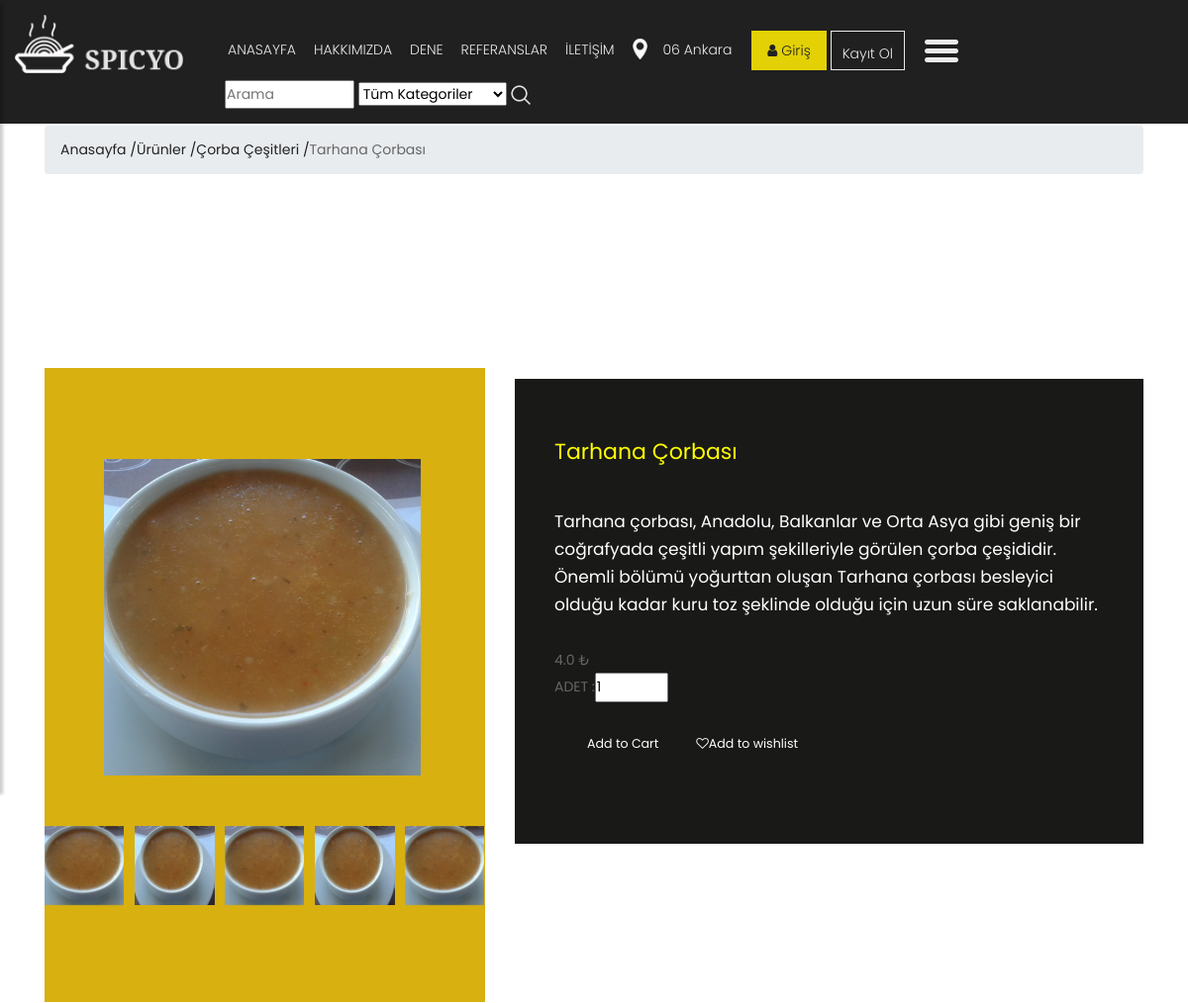
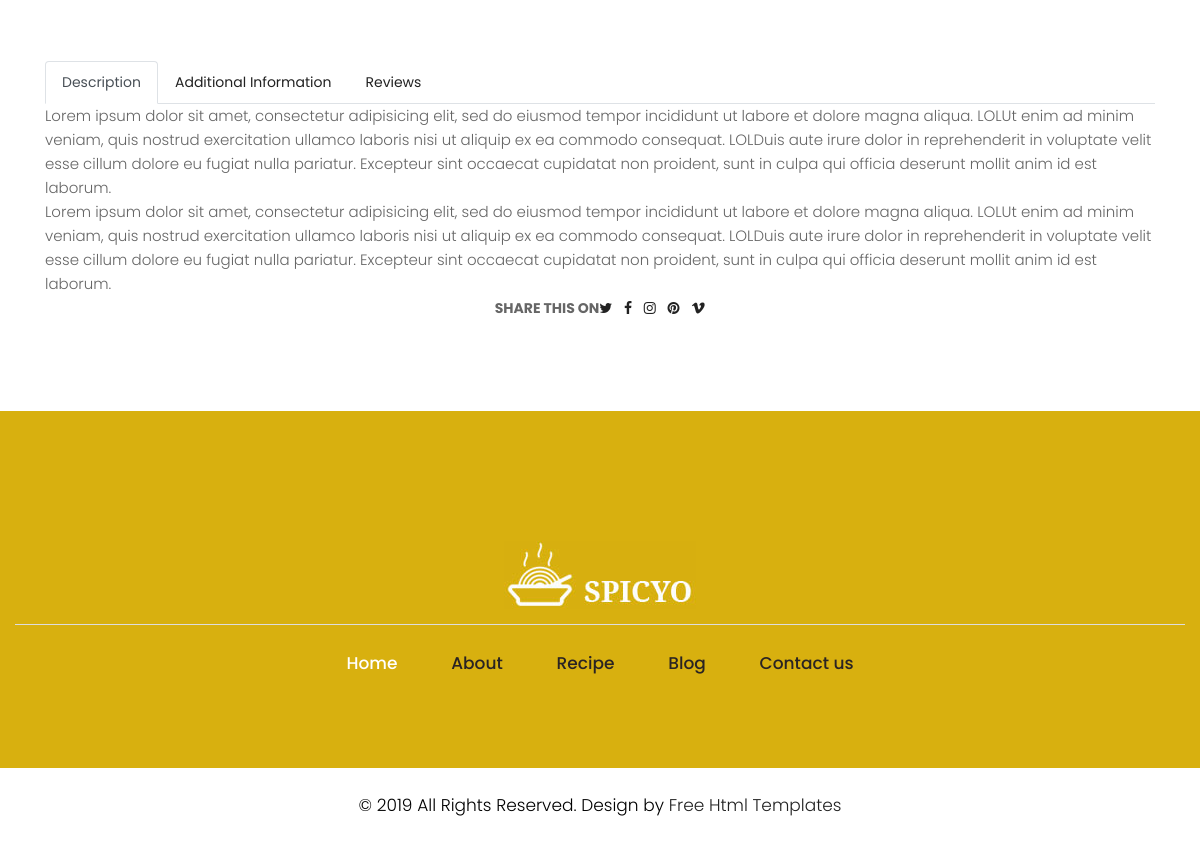
The app's page /product/10/tarhana-corbasi/ with its own data (2 pictures, top to bottom).
### product/models.py (models this page shows, shortened)
class Product(models.Model):
    STATUS = (
        ('True', 'Evet'),
        ('False', 'Hayır'),
    )
    catagory = models.ForeignKey(Catagory, on_delete=models.CASCADE)
    title = models.CharField(max_length=150)
    keywords = models.CharField(blank=True,max_length=255)
    description = models.CharField(blank=True,max_length=255)
    price = models.FloatField()
    amount = models.IntegerField()
    detail = RichTextUploadingField()
    slug = models.SlugField(null=False, unique=True)
    image = models.ImageField(blank=True, upload_to='images/')
    status = models.CharField(max_length=10, choices=STATUS)
    create_at = models.DateTimeField(auto_now_add=True)
    update_at = models.DateTimeField(auto_now_add=True)
    def image_tag(self):
        return mark_safe('<img src="{}" height="50"/>'.format(self.image.url))
    image_tag.short_description = 'Image'

class Catagory(MPTTModel):
    STATUS = (
        ('True', 'Evet'),
        ('False', 'Hayır'),
    )
    title = models.CharField(max_length=100)
    keywords = models.CharField(max_length=255)
    description = models.CharField(max_length=255)
    image = models.ImageField(blank=True, upload_to='images/')
    status = models.CharField(max_length=10, choices=STATUS)
    slug = models.SlugField(null=False, unique=True)
    parent = TreeForeignKey('self', blank=True, null=True, related_name='children', on_delete=models.CASCADE)
    create_at = models.DateTimeField(auto_now_add=True)
    update_at = models.DateTimeField(auto_now_add=True)
    class MPTTMeta:
        order_insertion_by= ['title']
    def __str__(self):
        full_path = [self.title]
        k = self.parent
        while k is not None:
            full_path.append(k.title)
            k = k.parent
        return ' -> '.join(full_path[::-1])
    def image_tag(self):
        return mark_safe('<img src="{}" height="50"/>'.format(self.image.url))
    image_tag.short_description = 'Image'

class Images(models.Model):
    product = models.ForeignKey(Product, on_delete=models.CASCADE)
    title = models.CharField(max_length=50, blank=True)
    image = models.ImageField(blank=True, upload_to='images/')
    def image_tag(self):
        return mark_safe('<img src="{}" height="50"/>'.format(self.image.url))
    image_tag.short_description = 'Image'

### home/views.py (the view)
# urls.py: path('product/<int:id>/<slug:slug>/', views.product_detail, name='product_detail'),
def product_detail(request,id,slug):
    catagory = Catagory.objects.all()
    product = Product.objects.get(pk=id)
    images = Images.objects.filter(product_id=id)
    comments = Comment.objects.filter(product_id=id, status='True')
    context = {'product': product,
               'catagory': catagory,
               'images': images,
               'comments': comments,
               }
    return render(request,'product_detail.html',context)

### home/templates/product_detail.html (shortened to what this page needs)
{%  extends "homebase.html" %}
{% block content %}
    <br/><br/><br/><br/><br/>
    <div id="breadcrumb">
        <div class="container">
            <ul class="breadcrumb">
                <li><a href="/">Anasayfa /</a></li>
                <li><a href="/">Ürünler /</a></li>
                <li><a href="/catagory/{{ product.catagory_id }}/{{ product.catagory.slug }}">{{ product.catagory }} / </a></li>
                <li class="active">{{ product.title }}</li>
            </ul>
        </div>
    </div>
    <div class="section">
    <div class="about">
        <div class="container">
            <div class="row">
                <div class="col-md-5">
                    <div class="about_img">
                        <figure><img src="{{ product.image.url }}" style="height: 320px"></figure>
                        <br/><br/>
                        <div data-slider="1" class="owl-carousel items-slider owl-drag">
                            <div class="item">
                                <button class="owl-thumb-item "><img src="{{ product.image.url }}" alt="shirt" style="height: 80px " hspace="10px" ></button>
                            </div>
                            {% for rs in images %}
                            <div class="item">
                                <button class="owl-thumb-item"><img src="{{ rs.image.url }}" alt="shirt" style="height: 80px " hspace="10px" ></button>
                            </div>
                            {% endfor %}
                        </div>
                    </div>
                </div>
                <div class="col-md-7">
                    <br/><br/><br/><br/>
                    <div class="about_box">
                        <h1><a class style="color: yellow">{{ product.title }}</a></h1>
                        <p>{{ product.detail | safe }}</p>
                        <div class="d-flex align-items-center justify-content-between flex-column flex-sm-row">
                            <ul class="price list-inline no-margin">
                                <li class="list-inline-item current">{{ product.price }} ₺</li>
                            </ul>
                        </div>
                        <div class="d-flex align-items-center justify-content-center justify-content-lg-start">
                            <div class="quantity d-flex align-items-center">
                                <span class="text-uppercase">Adet : </span>
                                <input class="input" type="number" min="0" max="{{ product.amount }}" value="1" class="quantity-no">
                            </div>
                        </div>
                        <ul class="CTAs list-inline">
                            <li class="list-inline-item"><a href="#" class="btn btn-template wide"> Add to Cart</a></li>
                            <li class="list-inline-item"><a href="#" class="btn btn-template-outlined wide"> <i class="fa fa-heart-o"></i>Add to wishlist</a></li>
                        </ul>
                    </div>
                </div>
            </div>
        </div>
        <br/><br/><br/><br/><br/><br/>
        <div class="container">
            <div class="row">
                <section class="product-description no-padding">
                    <div class="container">
                        <ul role="tablist" class="nav nav-tabs flex-column flex-sm-row">
                            <li class="nav-item"><a data-toggle="tab" href="#description" role="tab" class="nav-link active">Description</a></li>
                            <li class="nav-item"><a data-toggle="tab" href="#additional-information" role="tab" class="nav-link">Additional Information</a></li>
                            <li class="nav-item"><a data-toggle="tab" href="#reviews" role="tab" class="nav-link">Reviews</a></li>
                        </ul>
                        <div class="tab-content">
                            <div id="description" role="tabpanel" class="tab-pane active">
                                <p>Lorem ipsum dolor sit amet, consectetur adipisicing elit, sed do eiusmod tempor incididunt ut labore et dolore magna aliqua. LOLUt enim ad minim veniam, quis nostrud exercitation ullamco laboris nisi ut aliquip ex ea commodo consequat. LOLDuis aute irure dolor in reprehenderit in voluptate velit esse cillum dolore eu fugiat nulla pariatur. Excepteur sint occaecat cupidatat non proident, sunt in culpa qui officia deserunt mollit anim id est laborum.</p>
                                <p>Lorem ipsum dolor sit amet, consectetur adipisicing elit, sed do eiusmod tempor incididunt ut labore et dolore magna aliqua. LOLUt enim ad minim veniam, quis nostrud exercitation ullamco laboris nisi ut aliquip ex ea commodo consequat. LOLDuis aute irure dolor in reprehenderit in voluptate velit esse cillum dolore eu fugiat nulla pariatur. Excepteur sint occaecat cupidatat non proident, sunt in culpa qui officia deserunt mollit anim id est laborum.</p>
                            </div>
                            </div>
                        </div>
                        <div class="container-fluid">
                            <div class="share-product gray-bg d-flex align-items-center justify-content-center flex-column flex-md-row"><strong class="text-uppercase">Share this on</strong>
                                <ul class="list-inline text-center">
                                    <li class="list-inline-item"><a href="#" target="_blank" title="twitter"><i class="fa fa-twitter"></i></a></li>
                                    <li class="list-inline-item"><a href="#" target="_blank" title="facebook"><i class="fa fa-facebook"></i></a></li>
                                    <li class="list-inline-item"><a href="#" target="_blank" title="instagram"><i class="fa fa-instagram"></i></a></li>
                                    <li class="list-inline-item"><a href="#" target="_blank" title="pinterest"><i class="fa fa-pinterest"></i></a></li>
                                    <li class="list-inline-item"><a href="#" target="_blank" title="vimeo"><i class="fa fa-vimeo"></i></a></li>
                                </ul>
                            </div>
                        </div>
                    </section>
                </div>
            </div>
        </div>
    </div>
    {% endblock %}

### home/static/css/style.css (style rules this page uses)
body { color: #666666; font-size: 14px; font-family: 'poppins', sans-serif; line-height: 1.80857; font-weight: normal; }
a { color: #1f1f1f; text-decoration: none !important; outline: none !important; -webkit-transition: all .3s ease-in-out; -moz-transition: all .3s ease-in-out; -ms-transition: all .3s ease-in-out; -o-transition: all .3s ease-in-out; transition: all .3s ease-in-out; }
h1, h2, h3, h4, h5, h6 { letter-spacing: 0; font-weight: normal; position: relative; padding: 0 0 10px 0; font-weight: normal; line-height: normal; color: #111111; margin: 0 }
h1 { font-size: 24px }
*, *::after, *::before { -webkit-box-sizing: border-box; -moz-box-sizing: border-box; box-sizing: border-box; }
h1 a, h2 a, h3 a, h4 a, h5 a, h6 a { color: #212121; text-decoration: none!important; opacity: 1 }
ul, li, ol { margin: 0px; padding: 0px; list-style: none; }
p { margin: 0px; font-weight: 300; font-size: 15px; line-height: 24px; }
a { color: #222222; text-decoration: none; outline: none !important; }
a, .btn { text-decoration: none !important; outline: none !important; -webkit-transition: all .3s ease-in-out; -moz-transition: all .3s ease-in-out; -ms-transition: all .3s ease-in-out; -o-transition: all .3s ease-in-out; transition: all .3s ease-in-out; }
img { max-width: 100%; height: auto; }
button { border: 0; margin: 0; padding: 0; cursor: pointer; }
.about { padding-top: 90px; }
.about .about_box { background: #191918; padding: 55px 40px; }
.about .about_box p { color: #ffff; font-size: 17px; line-height: 28px; padding: 30px 0px; font-weight: 400; }
.about .about_box a { color: #fff; font-size: 22px; line-height: 29px; }
.about .about_img { height: 100%; background: #d8b00f; margin-top: 90px; }
.about .about_img figure { margin: 0; margin-right: 0px; padding: 92px 0px 0px 60px; margin-right: -64px; }
ul.CTAs { padding: 20px; }
ul.CTAs a { text-align: center; font-size: 0.9em !important; display: block; border-radius: 5px; margin-bottom: 5px; }
* { margin: 0; padding: 0; }

### records on screen
Product: catagory "Çorba Çeşitleri", title "Tarhana Çorbası", image (picture), detail "Tarhana çorbası, Anadolu, Balkanlar ve Orta Asya gibi geniş bir coğrafyada çeşitli yapım şekilleriyle görülen çorba çeşididir. Önemli bölümü yoğurttan oluşan Tarhana çorbası besleyici olduğu kadar kuru toz şeklinde olduğu için uzun süre saklanabilir.", price "4.0"
Images: image (picture)
